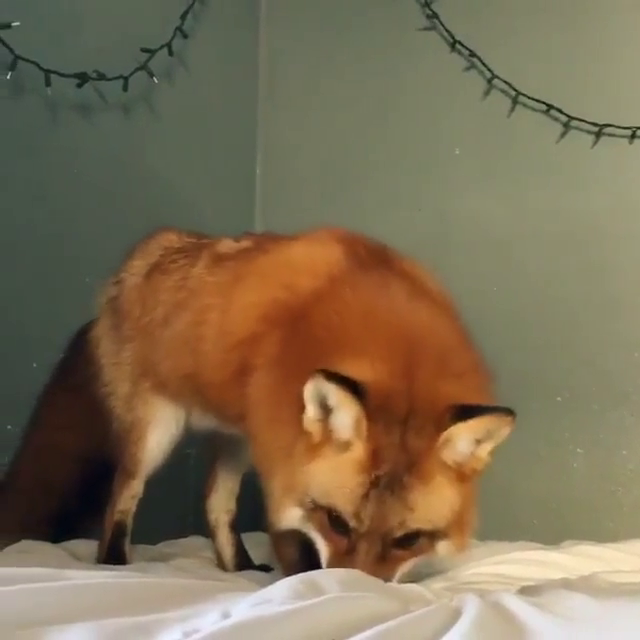
#> input picture frame 42 of examples/content/fox.mp4, 640 x 640 px, given in place of Chinmay.mp4, which was not available
$ python downsize_hd_360v.py
#> lines starting #> are read from the running program, lines starting #| are printed output that depends on the picture

import cv2
import os
import numpy as np

# Arguments

output = "C:\\Users\\ashanbhag\\Desktop\\Momento\\Chinmay\\Chinmay.avi"
video_path="C:\\Users\\ashanbhag\\Desktop\\Momento\\Chinmay\\Chinmay.mp4"
vidcap = cv2.VideoCapture(video_path)

# Define the codec and create VideoWriter object
# Be sure to use lower case
fourcc = cv2.VideoWriter_fourcc(*'DIVX')
out = cv2.VideoWriter(output,fourcc, 24, (1920,1080))


success,image = vidcap.read()
#> image is the input picture: shape (640, 640, 3); mean B, G, R 85, 110.7, 125.7
count = 0
success = True

while success:

    img1 = cv2.resize (image, (1920, 1080), interpolation=cv2.INTER_CUBIC)
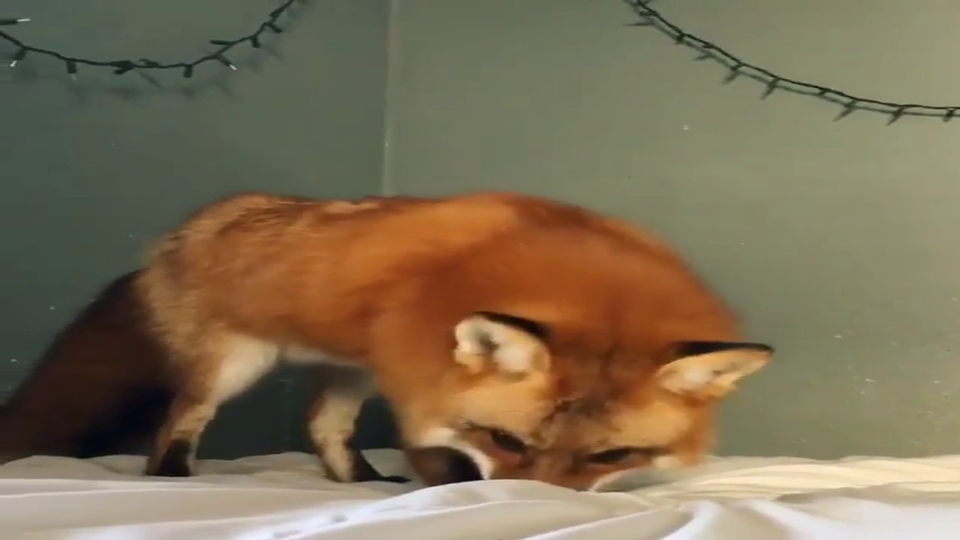
#> img1: shape (1080, 1920, 3) (shown at 1/2 size); mean B, G, R 85, 110.7, 125.7

    out.write(img1) # Write out frame to video
    cv2.imshow('video',img1)
    if (cv2.waitKey(1) & 0xFF) == ord('q'):
#> (key q is pressed here)
        break

    success,image = vidcap.read()
    print('Read a new frame: '+str(count))
    count += 1


# Release everything if job is finished
out.release()
cv2.destroyAllWindows()

$ run again, starting later in the video
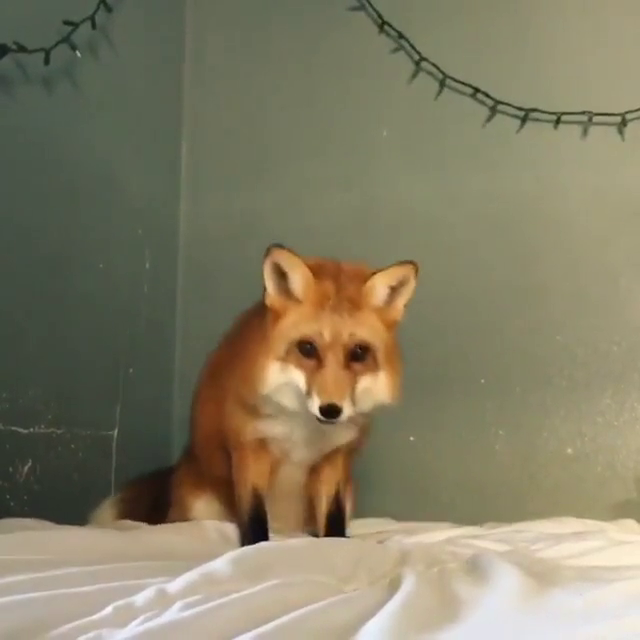
#> input picture frame 189 of examples/content/fox.mp4, 640 x 640 px, given in place of Chinmay.mp4, which was not available
#> image is the input picture: shape (640, 640, 3); mean B, G, R 101.3, 125.9, 132.1
#> `img1 = cv2.resize (image, (1920, 1080), interpolation=cv2.INTER_CUBIC)`:
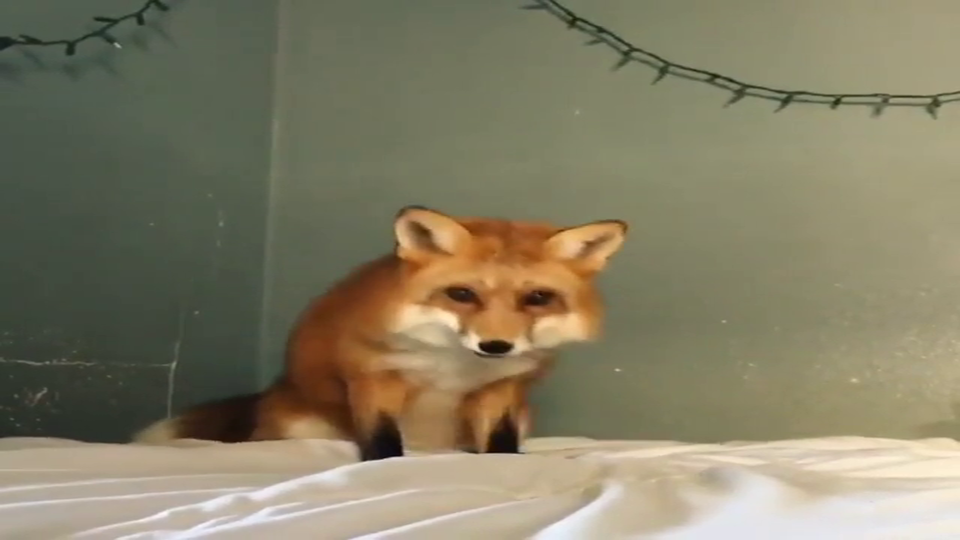
#> img1: shape (1080, 1920, 3) (shown at 1/2 size); mean B, G, R 101.3, 125.9, 132.1

$ run again, starting later in the video
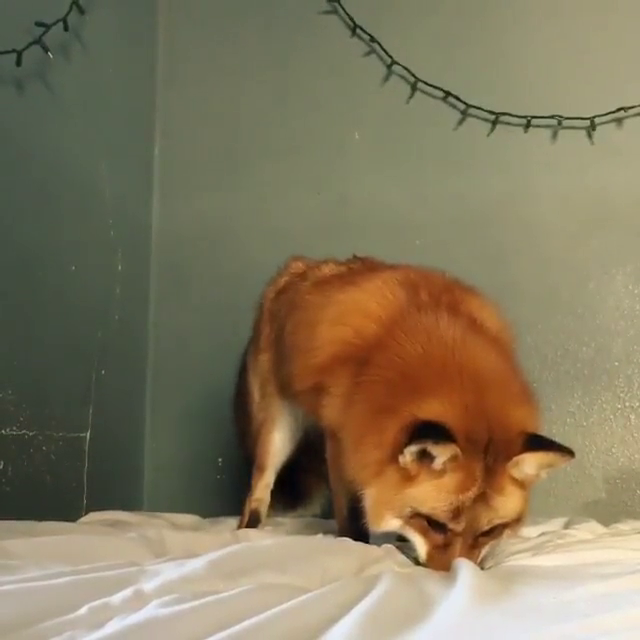
#> input picture frame 336 of examples/content/fox.mp4, 640 x 640 px, given in place of Chinmay.mp4, which was not available
#> image is the input picture: shape (640, 640, 3); mean B, G, R 94.3, 120.8, 131.5
#> `img1 = cv2.resize (image, (1920, 1080), interpolation=cv2.INTER_CUBIC)`:
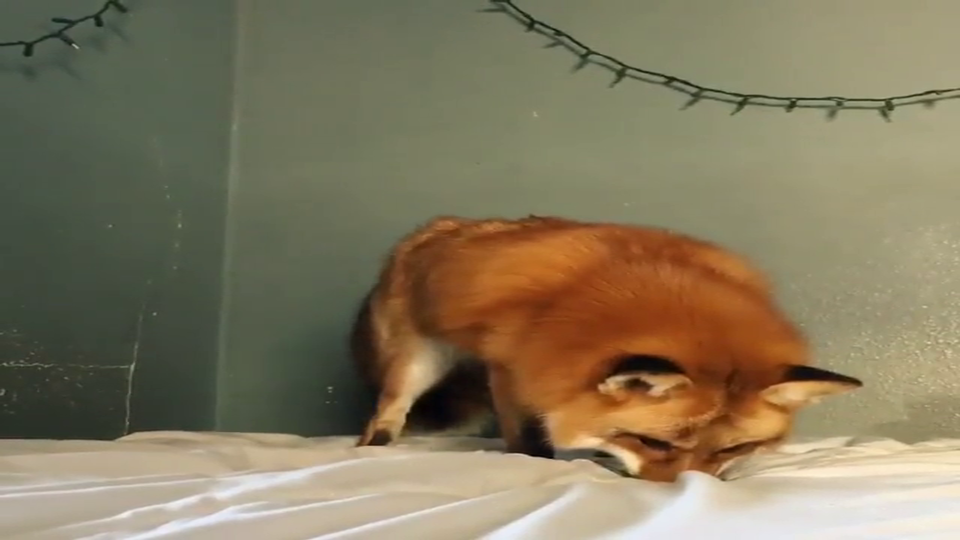
#> img1: shape (1080, 1920, 3) (shown at 1/2 size); mean B, G, R 94.3, 120.8, 131.5
